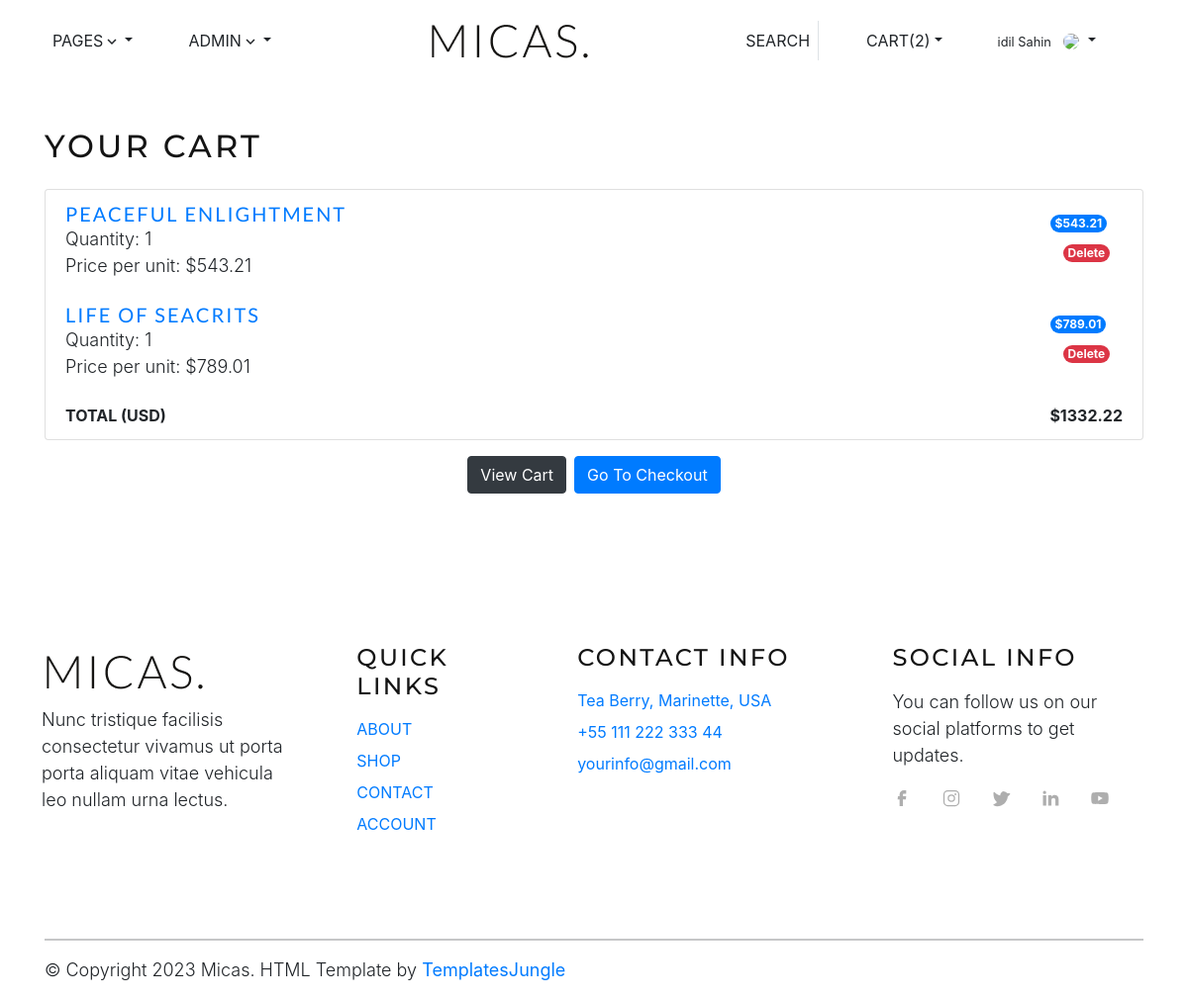
/cart (signed in), run on the app's committed database.
### onlinebookstore/models/user_model.py (models this page shows, shortened)
class User(UserMixin, db.Model):
    __tablename__ = 'user'
    id = db.Column(db.Integer, primary_key=True)
    username = db.Column(db.String(50), unique=True, nullable=False)
    password = db.Column(db.String(100), nullable=False)
    role_id = db.Column(db.Integer)
    first_name = db.Column(db.String(150))
    last_name = db.Column(db.String(150))
    email = db.Column(db.String(150), unique=True)
    cuser = db.Column(db.Integer, db.ForeignKey('user.id'))
    cdate = db.Column(db.DateTime, default=datetime.utcnow)
    uuser = db.Column(db.Integer, db.ForeignKey('user.id'))
    udate = db.Column(db.DateTime, default=datetime.utcnow, onupdate=datetime.utcnow)

### onlinebookstore/models/book_model.py (models this page shows)
class Book(db.Model):
    id = db.Column(db.Integer, primary_key=True)
    title = db.Column(db.String(200), nullable=False)
    author = db.Column(db.String(100))
    isbn = db.Column(db.String(20), unique=True)
    publisher = db.Column(db.String(100))
    publication_year = db.Column(db.Integer)
    category = db.Column(db.String(100))
    price = db.Column(db.Float)
    stock_quantity = db.Column(db.Integer)
    description = db.Column(db.Text)
    cover_image = db.Column(db.String(200))
    cuser = db.Column(db.Integer, db.ForeignKey('user.id'))
    cdate = db.Column(db.DateTime, default=datetime.utcnow)
    uuser = db.Column(db.Integer, db.ForeignKey('user.id'))
    udate = db.Column(db.DateTime, default=datetime.utcnow, onupdate=datetime.utcnow)

### onlinebookstore/controllers/cardcontroller.py (the view)
@cardcontroller.route('/cart', methods=['GET'])
@login_required
def mycart():
    cart_items = ShoppingCart.query.filter_by(user_id=current_user.id).all()
    if not cart_items:
        return jsonify({"message": "Cart is empty"}), 404
    cart_details = []
    total_price = 0  # Initialize total_price
    for item in cart_items:
        book = Book.query.get(item.book_id)
        subtotal = item.quantity * book.price  # Calculate subtotal for each item
        total_price += subtotal  # Update total_price
        cart_details.append({
            "book_title": book.title,
            "book_id": book.id,
            "quantity": item.quantity,
            "price_per_unit": book.price,
            "subtotal": subtotal  # Include subtotal in the dictionary
        })
    total_price = round(total_price, 2)
    return render_template("mycard.html", cart_details=cart_details, total_price=total_price, user=current_user)

### onlinebookstore/templates/mycard.html (shortened to what this page needs)
{% extends "index.html" %}
{% block content %}
<div class="container mt-5">
    <h2 class="mb-4">Your Cart</h2>
    {% if cart_details %}
    <ul class="list-group mb-3">
        {% for item in cart_details %}
            <li class="list-group-item d-flex justify-content-between align-items-center">
                <div>
                    <h5 class="card-title fs-4 text-uppercase mb-0">
                        <a href="#">{{ item.book_title }}</a>
                    </h5>
                    <p class="mb-0">Quantity: {{ item.quantity }}</p>
                    <p class="mb-0">Price per unit: ${{ item.price_per_unit }}</p>
                </div>
                <div>
                    <span class="badge bg-primary rounded-pill">${{ item.subtotal }}</span>
                    <form action="{{ url_for('cardcontroller.delete_from_cart') }}" method="POST">
                        <button type="submit" class="btn btn-link text-danger"><span class="badge bg-danger rounded-pill">Delete</span></button>
                    </form>
                </div>
            </li>
        {% endfor %}
        <li class="list-group-item d-flex justify-content-between">
            <span class="text-uppercase"><b>Total (USD)</b></span>
            <strong>${{ total_price }}</strong>
        </li>
    </ul>
    {% else %}
    <div class="alert alert-warning" role="alert">
        Your cart is empty.
    </div>
    {% endif %}
    <div class="d-flex justify-content-center">
        <a href="{{ url_for('cardcontroller.view_cart', user_id=current_user.id) }}" class="btn btn-dark me-2">View Cart</a>
        <a href="{{ url_for('ordercontroller.create_order') }}" class="btn btn-primary">Go to Checkout</a>
    </div>
</div>
{% endblock %}

### onlinebookstore/templates/index.html (shortened to what this page needs)
<!DOCTYPE html>
<html>
  <head>
    <link rel="stylesheet" type="text/css" href="/static/css/vendor.css">
    <link rel="stylesheet" type="text/css" href="/static/css/bootstrap.min.css">
    <link rel="stylesheet" type="text/css" href="/static/css/style.css">
    <link rel="stylesheet" href="https://stackpath.bootstrapcdn.com/bootstrap/4.3.1/css/bootstrap.min.css">
    <link rel="stylesheet" href="https://cdn.datatables.net/1.11.5/css/jquery.dataTables.min.css">
    <link rel="stylesheet" href="https://cdnjs.cloudflare.com/ajax/libs/font-awesome/5.15.3/css/all.min.css">
  </head>
  <body>
    <header id="header" class="site-header bg-white">
      <nav id="header-nav" class="navbar navbar-expand-lg px-3">
        <div class="container">
          <div class="offcanvas offcanvas-end" tabindex="-1" id="bdNavbar" aria-labelledby="bdNavbarOffcanvasLabel">
            <div class="offcanvas-body">
              <ul id="navbar" class="navbar-nav w-100 d-flex justify-content-between align-items-center">
                <ul class="list-unstyled d-lg-flex justify-content-md-between align-items-center">
                  <li class="nav-item dropdown">
                    <a class="nav-link text-uppercase dropdown-toggle ms-0" data-bs-toggle="dropdown" href="#" role="button" aria-expanded="false">Pages<svg class="bi" width="18" height="18"><use xlink:href="#chevron-down"></use></svg></a>
                  </li>
                  {% if user.role_id == 100 %}
                  <li class="nav-item dropdown">
                    <a class="nav-link text-uppercase dropdown-toggle ms-0" data-bs-toggle="dropdown" href="#" role="button" aria-expanded="false">Admin<svg class="bi" width="18" height="18"><use xlink:href="#chevron-down"></use></svg></a>
                  </li>
                  {% endif %}
                </ul>
                <a class="navbar-brand d-none d-lg-block me-0" href="/">
                  <img src="/static/images/main-logo.png" class="logo">
                </a>
                <ul class="list-unstyled d-lg-flex justify-content-between align-items-center">
                  <li class="nav-item search-item">
                    <div id="search-bar" class="border-right d-none d-lg-block">
                      <form action="" autocomplete="on">
                        <input id="search" class="text-dark" name="search" type="text" placeholder="Search Here...">
                        <a type="submit" class="nav-link text-uppercase me-0" href="#">Search</a>
                      </form>
                    </div>
                  </li>
                  <li class="cart-dropdown nav-item dropdown">
                    <a class="nav-link text-uppercase dropdown-toggle me-0" data-bs-toggle="dropdown" href="#" role="button" aria-expanded="false">Cart(2)</a>
                  </li>
                  <li class="nav-item dropdown no-arrow">
                    <a class="nav-link dropdown-toggle" href="#" id="userDropdown" role="button"
                        data-toggle="dropdown" aria-haspopup="true" aria-expanded="false">
                        <span class="mr-2 d-none d-lg-inline text-gray-600 small">{{user.first_name}}
                            {{user.last_name}}</span>
                        <img class="img-profile rounded-circle" src="/static/img/undraw_profile.svg">
                    </a>
                </li>
                </ul>
              </ul>
            </div>
          </div>
        </div>
      </nav>
    </header>
    {% block content %}
        {% endblock %}
    <footer id="footer" class="overflow-hidden padding-xlarge pb-0">
      <div class="container">
        <div class="row">
          <div class="footer-top-area pb-5">
            <div class="row d-flex flex-wrap justify-content-between">
              <div class="col-lg-3 col-sm-6 pb-3">
                <div class="footer-menu">
                  <img src="/static/images/main-logo.png" alt="logo" class="mb-2">
                  <p>Nunc tristique facilisis consectetur vivamus ut porta porta aliquam vitae vehicula leo nullam urna lectus.</p>
                </div>
              </div>
              <div class="col-lg-2 col-sm-6 pb-3">
                <div class="footer-menu">
                  <h4 class="widget-title pb-2">Quick Links</h4>
                  <ul class="menu-list list-unstyled">
                    <li class="menu-item text-uppercase pb-2">
                      <a href="about.html">About</a>
                    </li>
                    <li class="menu-item text-uppercase pb-2">
                      <a href="shop.html">Shop</a>
                    </li>
                    <li class="menu-item text-uppercase pb-2">
                      <a href="contact.html">Contact</a>
                    </li>
                    <li class="menu-item text-uppercase pb-2">
                      <a href="/logout">Account</a>
                    </li>
                  </ul>
                </div>
              </div>
              <div class="col-lg-3 col-sm-6 pb-3">
                <div class="footer-menu contact-item">
                  <h4 class="widget-title pb-2">Contact info</h4>
                  <ul class="menu-list list-unstyled">
                    <li class="menu-item pb-2">
                      <a href="#">Tea Berry, Marinette, USA</a>
                    </li>
                    <li class="menu-item pb-2">
                      <a href="#">+55 111 222 333 44</a>
                    </li>
                    <li class="menu-item pb-2">
                      <a href="mailto:">yourinfo@gmail.com</a>
                    </li>
                  </ul>
                </div>
              </div>
              <div class="col-lg-3 col-sm-6 pb-3">
                <div class="footer-menu">
                  <h4 class="widget-title pb-2">Social info</h4>
                  <p>You can follow us on our social platforms to get updates.</p>
                  <div class="social-links">
                    <ul class="d-flex list-unstyled">
                      <li>
                        <a href="#">
                          <svg class="facebook">
                            <use xlink:href="#facebook">
                          </svg>
                        </a>
                      </li>
                      <li>
                        <a href="#">
                          <svg class="instagram">
                            <use xlink:href="#instagram">
                          </svg>
                        </a>
                      </li>
                      <li>
                        <a href="#">
                          <svg class="twitter">
                            <use xlink:href="#twitter">
                          </svg>
                        </a>
                      </li>
                      <li>
                        <a href="#">
                          <svg class="linkedin">
                            <use xlink:href="#linkedin">
                          </svg>
                        </a>
                      </li>
                      <li>
                        <a href="#">
                          <svg class="youtube">
                            <use xlink:href="#youtube">
                          </svg>
                        </a>
                      </li>
                    </ul>
                  </div>
                </div>
              </div>
            </div>
          </div>
        </div>
        <hr>
      </div>
    </footer>
    <div id="footer-bottom">
      <div class="container">
        <div class="row d-flex flex-wrap justify-content-between">
          <div class="col-12">
            <div class="copyright">
              <p>© Copyright 2023 Micas. HTML Template by <a href="https://templatesjungle.com/" target="_blank"><b>TemplatesJungle</b></a></p>
            </div>
          </div>
        </div>
      </div>
    </div>
  </body>
</html>

### onlinebookstore/static/css/style.css (style rules this page uses)
:root { --accent-color: #777777; --light-color: #fff; --black-color: #141414; --gray-color: #F3F3F3; --gray-color-300: #F7F7F7; --gray-color-400: #EFEFEF; --gray-color-500: #AEAEAE; --gray-color-600: #999999; --gray-color-800: #3A3A3A; --light-gray-color: #D7DDDF; --primary-color: #DCAE84; --bs-primary-rgb: 220,174,132; --bs-secondary-rgb: 154,154,154; --dark-color: #212529; --light-blue-color: #EDF1F3; --navbar-color-color: #131814; --swiper-theme-color: #4A4A4A; --swiper-pagination-color: #4A4A4A; }
:root { --body-font : "Lato", sans-serif; --heading-font : "Montserrat", sans-serif; }
*, *::before, *::after { -webkit-box-sizing: border-box; -moz-box-sizing: border-box; box-sizing: border-box; }
html { box-sizing: border-box; }
body { background-color: var(--light-color); font-family: var(--body-font); font-size: 1.125rem; font-weight: 500; line-height: 1.6; margin: 0; }
h1,h2,h3,h4,h5,h6 { font-family: var(--heading-font); font-weight: 300; letter-spacing: 0.1em; text-transform: uppercase; color: var(--black-color); }
h2 { font-size: 4.5rem; }
h4 { font-size: 1.25rem; line-height: 127%; }
p { text-transform: none; letter-spacing: normal; font-size: 1.125rem; font-weight: 300; color: var(--light-dark); }
ul { color: var(--light-dark); }
a { color: var(--dark-color); text-decoration: none; transition: 0.3s color ease-out; }
.fs-4 { font-size: 1.25rem !important; }
.padding-xlarge { padding-top: 9.5em; padding-bottom: 9.5em; }
h5.card-title, h5.cart-title { font-family: var(--body-font); font-weight: 400; }
.btn { font-size: 1.125rem; font-weight: 500; text-transform: capitalize; color: var(--black-color); height: fit-content; padding: 0; border-radius: 0; transition: 0.3s ease-in; }
.btn-dark { color: var(--light-color); padding: 10px 22px; border: 0; transition: 0.3s ease; }
.btn-primary { background-color: var(--primary-color); color: var(--light-color); padding: 10px 22px; border: 0; transition: 0.3s ease; }
textarea, select, input { padding: 8px 0; background: none; border-top: none; border-right: none; border-left: none; border-image: initial; border-bottom: 1px solid var(--black-color); outline: none; }
#search-bar { position: relative; }
#search-bar input[type="text"] { color: var(--dark-gray-color); height: 40px; display: inline-block; border: none; outline: none; padding-right: 74px; width: 0px; position: absolute; top: 0; right: 0; background: none; z-index: 3; transition: width .4s cubic-bezier(0.000, 0.795, 0.000, 1.000); cursor: pointer; }
.site-header { width: 100%; background-color: var(--white-color); }
.navbar-nav .nav-item a.nav-link { margin-right: 80px; margin-left: 80px; color: var(--dark-color); }
.dropdown-toggle::after { display: none; }
#header-nav .offcanvas-end { width: 70%; border: none; }
@media only screen and (max-width: 1450px) { .navbar-nav .nav-item a.nav-link { margin-right: 40px; margin-left: 40px; } }
.social-links svg { width: 20px; height: 20px; color: var(--gray-color-500); transition: 0.3s ease; }
.social-links li { padding-right: 30px; }

### data on the page
User: first_name "idil", last_name "Sahin"
Book: book_title "PEACEFUL ENLIGHTMENT", quantity "1", price_per_unit "543.21", subtotal "543.21"
Book: book_title "LIFE OF SEACRITS", quantity "1", price_per_unit "789.01", subtotal "789.01"

### other printed values
{{ total_price }} "1332.22"
